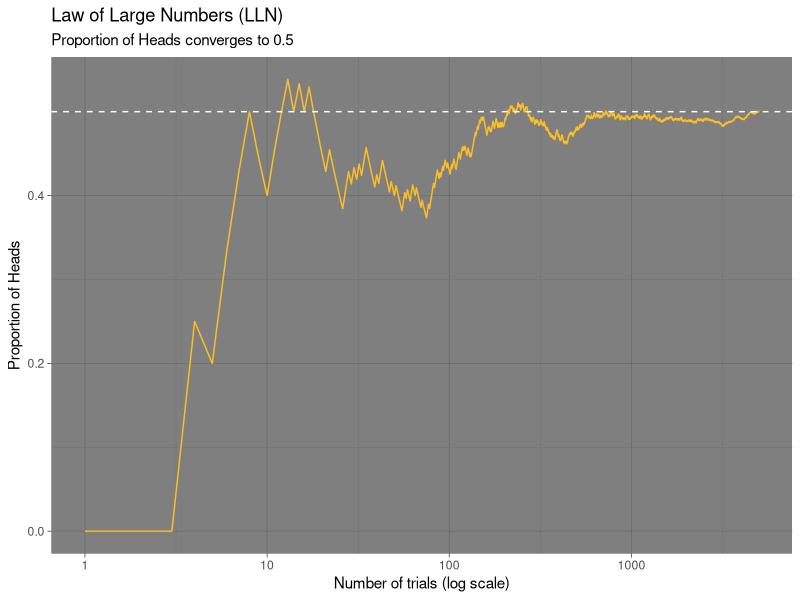
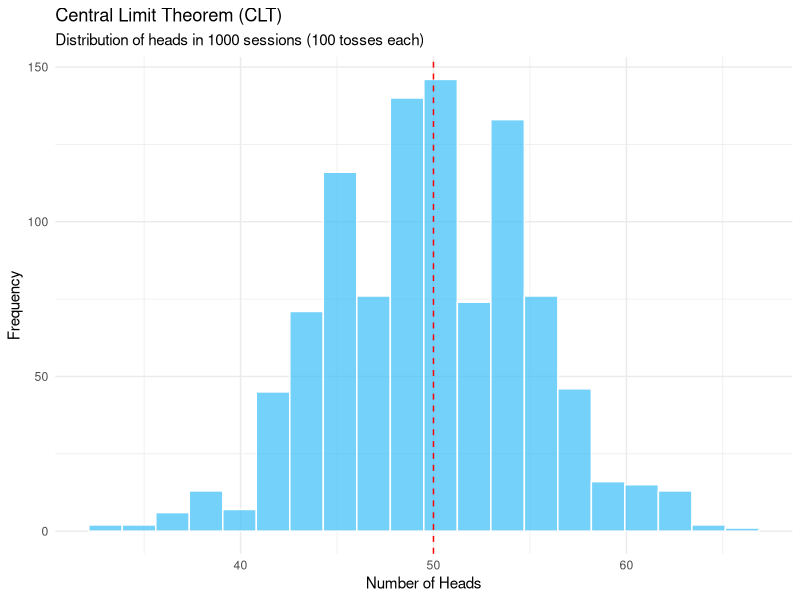

Source code (R) for these figures, in order:
#' @title Coin Tossing Simulation: LLN & CLT
#' @description This script demonstrates the Law of Large Numbers (LLN)
#' and the Central Limit Theorem (CLT) using coin tosses.

library(ggplot2)
library(dplyr)

# 1. Law of Large Numbers (LLN) ----
set.seed(123)
n_flips <- 5000
flips <- sample(c(0, 1), n_flips, replace = TRUE) # 1 = Heads
cumulative_heads <- cumsum(flips)
proportions <- cumulative_heads / (1:n_flips)

lln_df <- data.frame(
  trial = 1:n_flips,
  proportion = proportions
)

ggplot(lln_df, aes(x = trial, y = proportion)) +
  geom_line(color = "#fbbf24") +
  geom_hline(yintercept = 0.5, linetype = "dashed", color = "white") +
  scale_x_log10() +
  labs(
    title = "Law of Large Numbers (LLN)",
    subtitle = "Proportion of Heads converges to 0.5",
    x = "Number of trials (log scale)",
    y = "Proportion of Heads"
  ) +
  theme_dark()

# 2. Central Limit Theorem (CLT) ----
# We conduct 1000 sessions, each with 100 tosses
n_sessions <- 1000
n_per_session <- 100

session_heads <- replicate(n_sessions, {
  sum(sample(c(0, 1), n_per_session, replace = TRUE))
})

clt_df <- data.frame(heads = session_heads)

ggplot(clt_df, aes(x = heads)) +
  geom_histogram(bins = 20, fill = "#38bdf8", color = "white", alpha = 0.7) +
  geom_vline(xintercept = 50, linetype = "dashed", color = "red") +
  labs(
    title = "Central Limit Theorem (CLT)",
    subtitle = "Distribution of heads in 1000 sessions (100 tosses each)",
    x = "Number of Heads",
    y = "Frequency"
  ) +
  theme_minimal()
